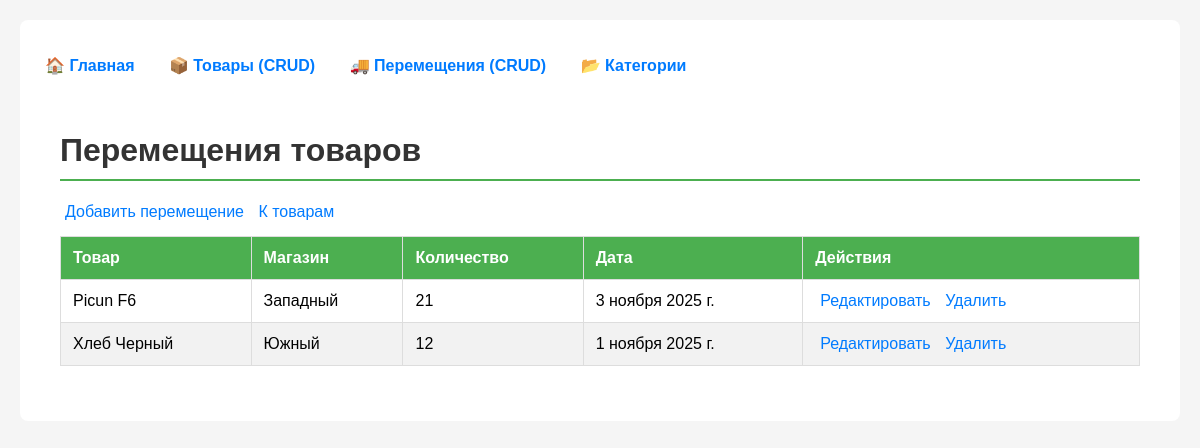
/movements/, run on an earlier commit of the app's database.
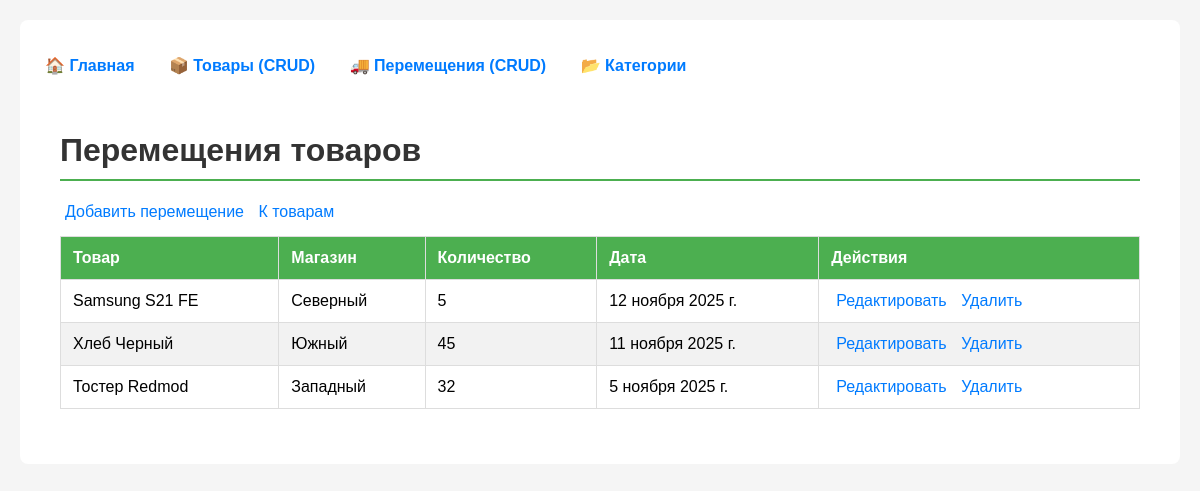
And on a later commit of the database.
### firstapp_var_6/models.py (models this page shows, shortened)
class Movement(models.Model):
    product = models.ForeignKey(Product, on_delete=models.CASCADE)
    store = models.CharField(max_length=100)
    quantity = models.IntegerField()
    date = models.DateField()
    class Meta:
        ordering = ['-date']

class Product(models.Model):
    name = models.CharField(max_length=200)
    price = models.DecimalField(max_digits=10, decimal_places=2)
    categories = models.ManyToManyField(Category, through='ProductCategory', verbose_name='Категории')
    photo = models.ImageField(upload_to='products/', blank=True, null=True)
    class Meta:
        ordering = ['name']

### firstapp_var_6/views.py (the view)
# urls.py: path('movements/', views.movement_list, name='movement_list'),
def movement_list(request):
    movements = Movement.objects.all()
    return render(request, 'movements/movement_list.html', {
        'movements': movements,
        'page_title': 'Перемещения'
    })

### templates/movements/movement_list.html
{% extends 'base.html' %}
{% block content %}
<div class="container mt-4">
    <h1>Перемещения товаров</h1>
    <div class="mb-3">
        <a href="{% url 'firstapp_var_6:movement_create' %}" class="btn btn-primary">Добавить перемещение</a>
        <a href="{% url 'firstapp_var_6:product_list' %}" class="btn btn-secondary">К товарам</a>
    </div>
    <div class="table-responsive">
        <table class="table table-striped">
            <thead>
                <tr>
                    <th>Товар</th>
                    <th>Магазин</th>
                    <th>Количество</th>
                    <th>Дата</th>
                    <th>Действия</th>
                </tr>
            </thead>
            <tbody>
                {% for movement in movements %}
                <tr>
                    <td>{{ movement.product.name }}</td>
                    <td>{{ movement.store }}</td>
                    <td>{{ movement.quantity }}</td>
                    <td>{{ movement.date }}</td>
                    <td>
                        <a href="{% url 'firstapp_var_6:movement_update' movement.pk %}"
                           class="btn btn-warning btn-sm">Редактировать</a>
                        <a href="{% url 'firstapp_var_6:movement_delete' movement.pk %}"
                           class="btn btn-danger btn-sm">Удалить</a>
                    </td>
                </tr>
                {% endfor %}
            </tbody>
        </table>
    </div>
</div>
{% endblock %}

What changed in the data, as far as the page shows it:
removed Movement: product.name "Picun F6", store "Западный", quantity "21", date "3 ноября 2025 г."
added Movement: product.name "Samsung S21 FE", store "Северный", quantity "5", date "12 ноября 2025 г."
changed Movement "Южный": quantity "12" → "45"; date "1 ноября 2025 г." → "11 ноября 2025 г."
added Movement: product.name "Тостер Redmod", store "Западный", quantity "32", date "5 ноября 2025 г."
